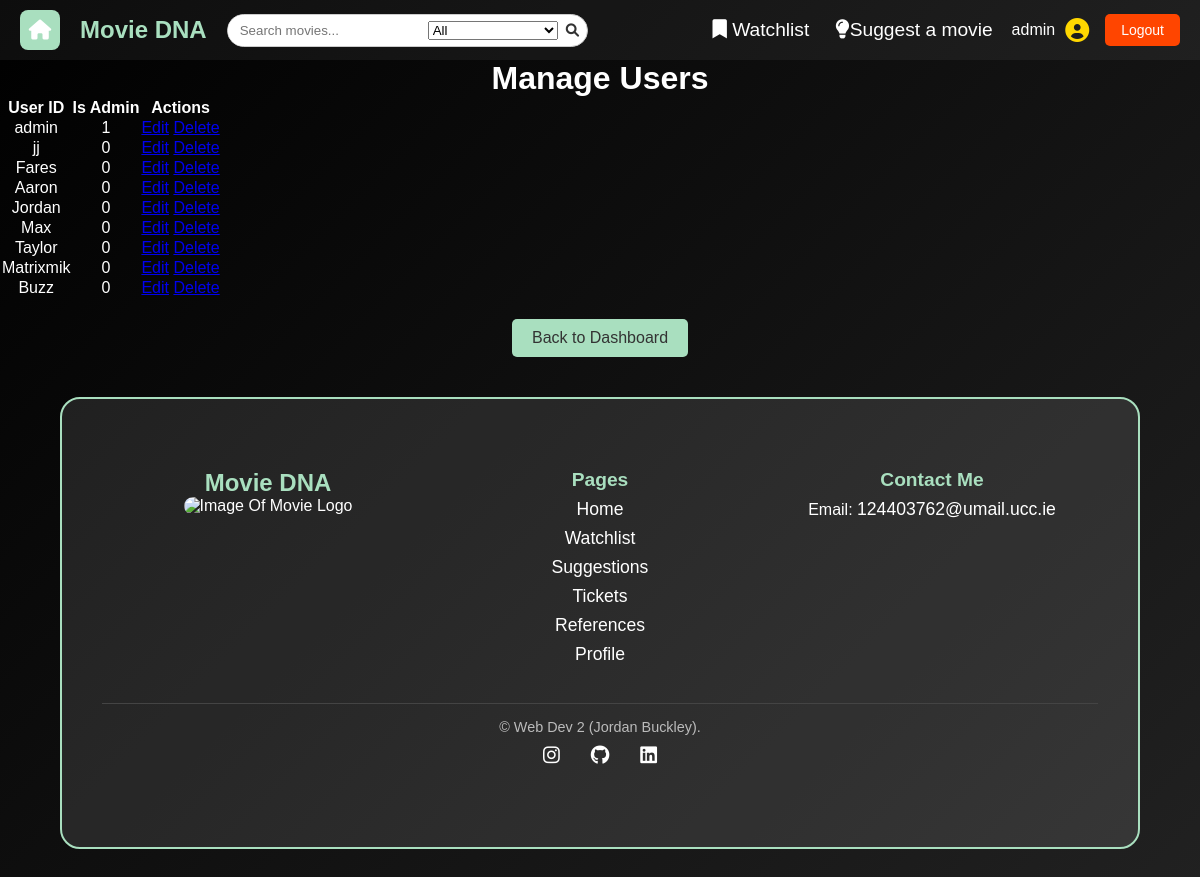
Screenshot of /admin/manage_users (signed in) with the database file from the repository.
### tables this page shows
CREATE TABLE users (
    user_id TEXT PRIMARY KEY,
    password TEXT NOT NULL
, is_admin BOOLEAN DEFAULT FALSE);

### app.py (the view)
@app.route("/admin/manage_users")
@login_required
def manage_users():
    if not g.is_admin:
        return "Access denied. Admins only.", 403
    db = get_db()
    users = db.execute("SELECT * FROM users").fetchall()
    return render_template("manage_users.html", users=users)

### app.py (called while the page is built)
@app.before_request
def load_logged_in_user():
    g.user = session.get("user_id")
    g.is_admin = session.get("is_admin", False)

def login_required(view):
    @wraps(view)
    def wrapped_view(*args, **kwargs):
        if g.user is None:
            return(redirect(url_for("login", next=request.url)))
        return view(*args, **kwargs)
    return wrapped_view

### database.py (called while the page is built)
def get_db():
    if "db" not in g:
        g.db = sqlite3.connect(DATABASE,
                                detect_types=sqlite3.PARSE_DECLTYPES
                        )
        g.db.row_factory = sqlite3.Row
    return g.db

### templates/manage_users.html
{% extends "base.html" %}
{% block main_content %}
<h1>Manage Users</h1>
<table>
    <thead>
        <tr>
            <th>User ID</th>
            <th>Is Admin</th>
            <th>Actions</th>
        </tr>
    </thead>
    <tbody>
        {% for user in users %}
        <tr>
            <td>{{ user.user_id }}</td>
            <td>{{ user.is_admin }}</td>
            <td>
                <a href="{{ url_for('edit_user', user_id=user.user_id) }}">Edit</a>
                <a href="{{ url_for('delete_user', user_id=user.user_id) }}">Delete</a>
            </td>
        </tr>
        {% endfor %}
    </tbody>
</table>
<a href="{{ url_for('admin_dashboard') }}" class="back-button">Back to Dashboard</a>
{% endblock %}

### templates/base.html (shortened to what this page needs)
<!DOCTYPE html>
<html lang="en">
<head>
    <link rel="stylesheet" href="{{ url_for('static', filename='styles.css') }}">
    <link rel="stylesheet" href="https://cdnjs.cloudflare.com/ajax/libs/font-awesome/6.0.0/css/all.min.css">
</head>
<body>
    <header>
        <nav>
            <section id="nav-container">
                <section id="nav-left">
                    <a href="/" id="home-icon">
                        <i class="fa-solid fa-house"></i>
                    </a>
                    <section id="nav-logo">
                        <a href="{{ url_for('index') }}">Movie DNA</a>
                    </section>
                </section>
                <section id="nav-search">
                    <form action="{{ url_for('search') }}" method="GET">
                        <input type="text" name="query" placeholder="Search movies...">
                        <select name="filter">
                            <option value="all">All</option>
                        </select>
                        <button type="submit"><i class="fa-solid fa-magnifying-glass"></i></button>
                    </form>
                </section>
                <section id="nav-user">
                    <section id="nav-links">
                        <ul>
                            <li>
                                <a href="{{ url_for('cart') }}">
                                    <i class="fa-solid fa-bookmark"></i> Watchlist
                                </a>
                            </li>
                            <li><a href="{{ url_for('suggest_movie') }}">
                                <i class="fa-solid fa-lightbulb"></i>Suggest a movie</a></li>
                        </ul>
                    </section>
                    {% if session['user_id'] %}
                    <section id="user-info">
                        <p id="username">{{ session['user_id'] }}</p>
                        <i class="fas fa-user-circle" id="user-icon"></i>
                    </section>
                    <a href="{{ url_for('logout') }}" id="logout-btn">Logout</a>
                    {% else %}
                    <a href="{{ url_for('login') }}" id="login-btn">Login</a>
                    <a href="{{ url_for('registration') }}" id="register-btn">Register</a>
                    {% endif %}
                </section>
            </section>
        </nav>
    </header>
    <main>
        {% block main_content %}{% endblock %}
    </main>
    <footer class="footer">
        <section class="footer-container">
            <section class="footer-logo">
                <h2>Movie DNA</h2>
                <img src="{{ url_for('static', filename='images/movieLogo.jpg') }} " alt="Image Of Movie Logo" />
            </section>
            <section class="footer-links">
                <h3>Pages</h3>
                <ul>
                    <li><a href="/">Home</a></li>
                    <li><a href="{{ url_for('cart') }}">Watchlist</a></li>
                    <li><a href="{{ url_for('suggest_movie') }}">Suggestions</a></li>
                    <li><a href="{{ url_for('submit_ticket') }}">Tickets</a></li>
                    <li><a href="{{ url_for('references') }}">References</a></li>
                    <li><a href="{{ url_for('user') }}">Profile</a></li>
                </ul>
            </section>
            <section class="footer-contact">
                <h3>Contact Me</h3>
                <p>Email: <a href="mailto:124403762@umail.ucc.ie">124403762@umail.ucc.ie</a></p>
            </section>
            <section class="footer-bottom">
                <p>&copy; Web Dev 2 (Jordan Buckley).</p>
                <section class="social-icons">
                    <a aria-label="Instagram" href="https://www.instagram.com/jordanbuckley_20/" target="_blank">
                        <i class="fab fa-instagram"></i>
                    </a>
                    <a aria-label="GitHub" href="https://github.com/JordanBuckleyGit" target="_blank">
                        <i class="fab fa-github"></i>
                    </a>
                    <a aria-label="LinkedIn" href="https://www.linkedin.com/in/jordan05/" target="_blank">
                        <i class="fab fa-linkedin"></i>
                    </a>
                </section>
            </section>
    </footer>
</body>
</html>

### static/styles.css (style rules this page uses)
* { margin: 0; padding: 0; box-sizing: border-box; }
body { font-family: 'Arial', sans-serif; background: linear-gradient(-45deg, #0f0f0f, #1c1c1c, #2c2c2c, #000000); background-size: 400% 400%; animation: movingBackground 10s ease infinite; color: white; text-align: center; min-height: 100vh; display: flex; flex-direction: column; }
nav { background: rgba(255, 255, 255, 0.05); padding: 0.625rem 1.25rem; display: flex; align-items: center; position: sticky; top: 0; z-index: 1000; }
#nav-container { width: 100%; max-width: 100%; display: flex; justify-content: space-between; align-items: center; margin: 0 auto; }
#nav-left { display: flex; align-items: center; gap: 10px; }
#home-icon { margin-right: 10px; display: inline-flex; align-items: center; justify-content: center; width: 40px; height: 40px; background-color: #A9DFBF; color: white; border-radius: 8px; text-decoration: none; font-size: 20px; transition: background 0.3s ease; }
#nav-logo a { font-size: 1.5rem; font-weight: bold; color: #A9DFBF; text-decoration: none; }
#nav-links { margin-left: auto; }
#nav-links ul { list-style: none; display: flex; gap: 1.25rem; }
#nav-links ul li a { padding: 2px 3px; border-radius: 1.1rem; color: white; text-decoration: none; font-size: 1.2rem; transition: color 0.3s ease; }
#nav-user { display: flex; align-items: center; gap: 1rem; margin-left: auto; }
#user-info { display: flex; align-items: center; gap: 0.625rem; }
#username { font-size: 1rem; color: white; }
#user-icon { font-size: 1.5rem; color: #FFD700; }
#login-btn, #register-btn, #logout-btn { padding: 0.5rem 1rem; border-radius: 0.313rem; text-decoration: none; font-size: 0.875rem; transition: background 0.3s ease; }
#logout-btn { background: #FF4500; color: white; }
.footer { background: rgba(255, 255, 255, 0.1); border: 2px solid #A9DFBF; border-radius: 20px; padding: 40px; width: 90%; max-width: 95%; margin: 40px auto; text-align: center; transition: transform 0.3s ease, box-shadow 0.3s ease; }
.footer-container { display: flex; justify-content: space-between; flex-wrap: wrap; padding: 20px 0; margin-bottom: 20px; }
.footer-logo img { max-width: 200px; border-radius: 10px; transition: transform 0.3s ease; }
.footer-logo h2 { font-size: 1.5em; font-weight: bold; color: #A9DFBF; }
.footer-logo, .footer-links, .footer-contact { flex: 1; margin: 10px; min-width: 180px; }
.footer-links h3, .footer-contact h3 { font-size: 1.2em; margin-bottom: 8px; color: #A9DFBF; }
.footer-links ul { list-style: none; padding: 0; }
.footer-links ul li { margin-bottom: 8px; }
.footer-links ul li a { color: white; text-decoration: none; transition: color 0.3s ease; }
.footer-contact a { color: white; text-decoration: none; transition: color 0.3s ease; }
.footer-bottom { width: 100%; padding-top: 15px; border-top: 1px solid #444; margin-top: 20px; text-align: center; display: flex; flex-direction: column; align-items: center; gap: 10px; }
.footer-bottom p, .footer-bottom a { color: #bbb; font-size: 0.9em; }
.footer-bottom a { margin-left: 15px; text-decoration: none; }
.social-icons { display: flex; justify-content: center; gap: 15px; }
.social-icons a { font-size: 1.2em; color: white; margin: 0 8px; transition: color 0.3s ease; }
.back-button { display: inline-block; margin-top: 20px; padding: 10px 20px; background: #A9DFBF; color: #333; text-decoration: none; border-radius: 5px; transition: background 0.3s ease; }
#user-info { position: relative; display: flex; align-items: center; gap: 10px; }
#nav-search { display: flex; align-items: center; margin-left: 20px; }
#nav-search form { display: flex; align-items: center; border: 1px solid #ccc; border-radius: 20px; overflow: hidden; background-color: #fff; }
#nav-search input { border: none; padding: 8px 12px; outline: none; width: 200px; }
#nav-search button { border: none; background: none; padding: 8px; cursor: pointer; }
#nav-search button i { color: #333; }
@media (min-width: 1025px) { #nav-logo a { font-size: 1.5rem; } }
@media (min-width: 1025px) { #nav-links ul li a { font-size: 1.2rem; } }
@media (min-width: 1025px) { .footer { padding: 40px; } }
@media (min-width: 1025px) { .footer-logo h2 { font-size: 1.5rem; } }
@media (min-width: 1025px) { .footer-links h3, .footer-contact h3 { font-size: 1.2rem; } }
@media (min-width: 1025px) { .footer-links ul li a, .footer-contact a { font-size: 1.1rem; } }

### rows the page displays
users: user_id "admin", is_admin "1"
users: user_id "jj", is_admin "0"
users: user_id "Fares", is_admin "0"
users: user_id "Aaron", is_admin "0"
users: user_id "Jordan", is_admin "0"
users: user_id "Max", is_admin "0"
users: user_id "Taylor", is_admin "0"
users: user_id "Matrixmik", is_admin "0"
users: user_id "Buzz", is_admin "0"
